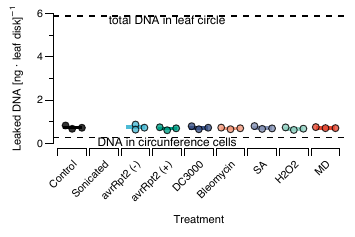

The script that saved this image:
# DNA leak

# Load required libraries
# Cleaning and manipulating data
library(dplyr)

# Statistic tests
library(rstatix)
library(multcompView)

# Plotting
library(ggplot2)
library(ggbeeswarm)
library(ggprism)
library(ggsci)

# Load data
data <- read.csv("6_dna_leak/dna_leak_circle.csv")

# Treatment levels and labels
treatment_levels <- c(
  "ctrl",
  "fr",
  "D26",
  "D27",
  "DC3000",
  "bleomycin",
  "SA",
  "h2o2",
  "mechanical"
  )

treatment_labs <- c(
  "Control",
  "Sonicated",
  "avrRpt2 (-)",
  "avrRpt2 (+)",
  "DC3000",
  "Bleomycin",
  "SA",
  "H2O2",
  "MD"
  )

# Make independent variable a factor
data <- data %>% 
  mutate(treatment = factor(treatment,
                            levels = treatment_levels))
str(data)

# Summary statistics
data_ss <- data %>% 
  select(treatment, concentration_disk) %>% 
  filter(!treatment == "fr") %>% 
  group_by(treatment) %>% 
  get_summary_stats() %>% 
  arrange(desc(mean))

# Anova
anova <- aov(concentration_disk ~ treatment, data = data)
summary(anova)
export::table2csv(anova, "6_dna_leak/anova_results.csv")


capture_anova <- summary(anova)
capture.output(capture_anova, file = "6_dna_leak/anova_results.doc")


plot_colors <- c(
  "#000000",
  "#4DBBD5FF",
  "#00A087FF",
  "#3C5488FF",
  "#F39B7FFF",
  "#8491B4FF",
  "#91D1C2FF",
  "#E64B35FF",
  "#7E6148FF",
  "#B09C85FF"
)


# Plot
ggplot(data, aes(x = treatment, y = concentration_disk)) +
  # Geom
  stat_summary(
    aes(color = treatment),
    fun = "mean",
    geom = "crossbar",
    alpha = 0.8,
    width = 0.6
  ) +
  geom_beeswarm(
    aes(fill = treatment),
    shape = 21,
    cex = 3.5,
    size = 2,
    alpha = 0.8
  ) +
  geom_hline(
    yintercept = 5.88,
    linetype = "dashed"
  ) +
  annotate(
    geom = "text",
    x = 4,
    y = 5.68,
    label = "total DNA in leaf circle",
    size = 3
  ) +
  geom_hline(
    yintercept = 0.27,
    linetype = "dashed"
  ) +
  annotate(
    geom = "text",
    x = 4,
    y = 0.07,
    label = "DNA in circunference cells",
    size = 3
  ) +
  # Scales
  scale_fill_manual(values = plot_colors) +
  scale_color_manual(values = plot_colors) +
  scale_x_discrete(
    guide = guide_prism_bracket(angle = 45),
    labels = treatment_labs
  ) +
  scale_y_continuous(
    guide = "prism_offset_minor",
    #limits = c(0, 1)
  ) +
  # Labels
  labs(
    x = "Treatment",
    y = bquote("Leaked DNA [ng · leaf disk]"^-1),
    #title = "Leaked DNA concentration per leaf disk",
  ) +
  # Theme
  theme_prism(
    base_line_size = 0.35,
    base_fontface = "plain"
  ) +
  theme(
    text = element_text(size = 8),
    legend.position = "none",
    # axis.text.x = element_blank(),
    # axis.title = element_blank()
  )

ggsave("6_dna_leak/dna_leak_circle.pdf", width = 9, height = 6, units = "cm", scale = 1, dpi = 300, device = cairo_pdf)

save.image(file = "6_dna_leak/dna_leak_circle.RData")
